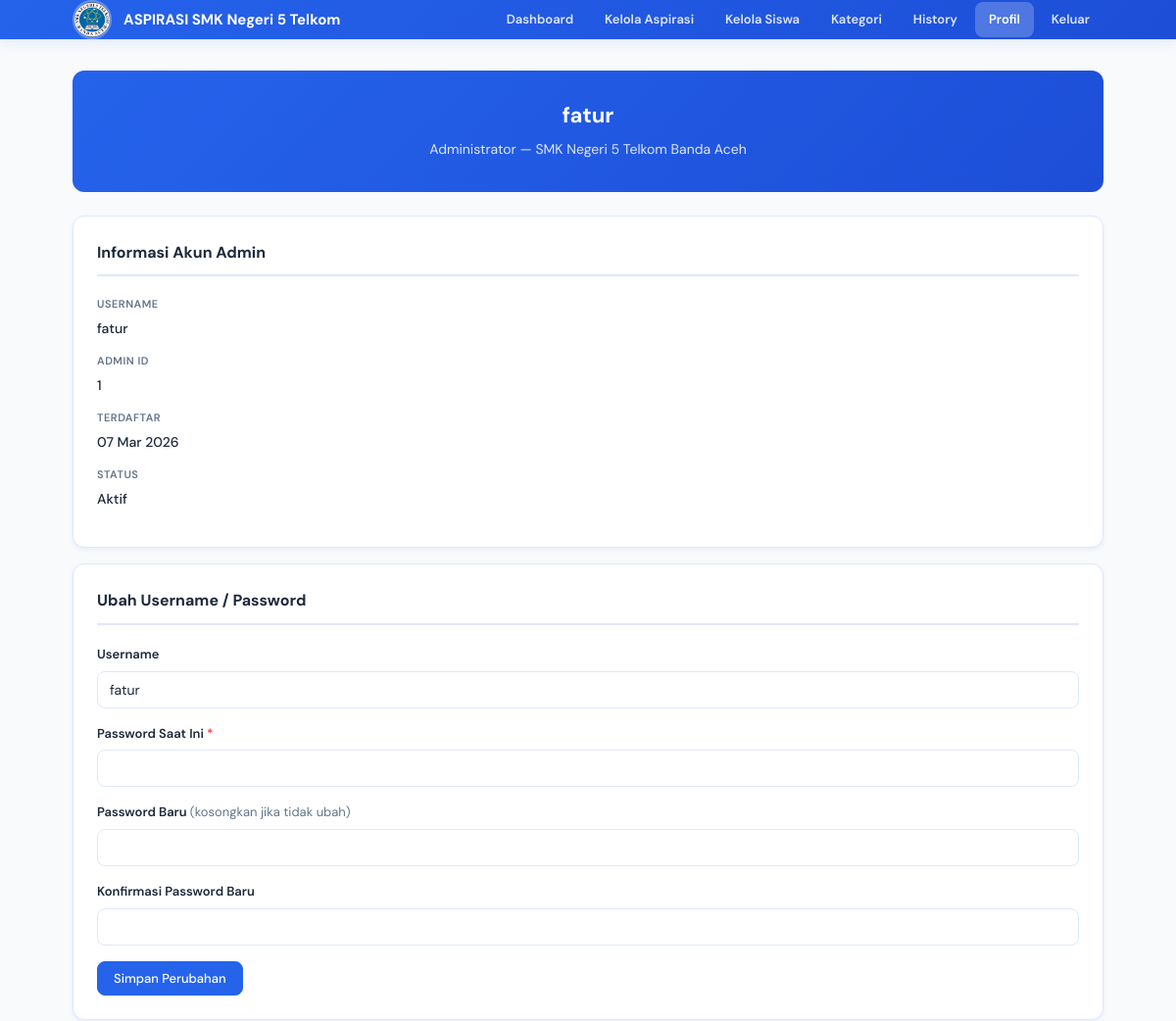
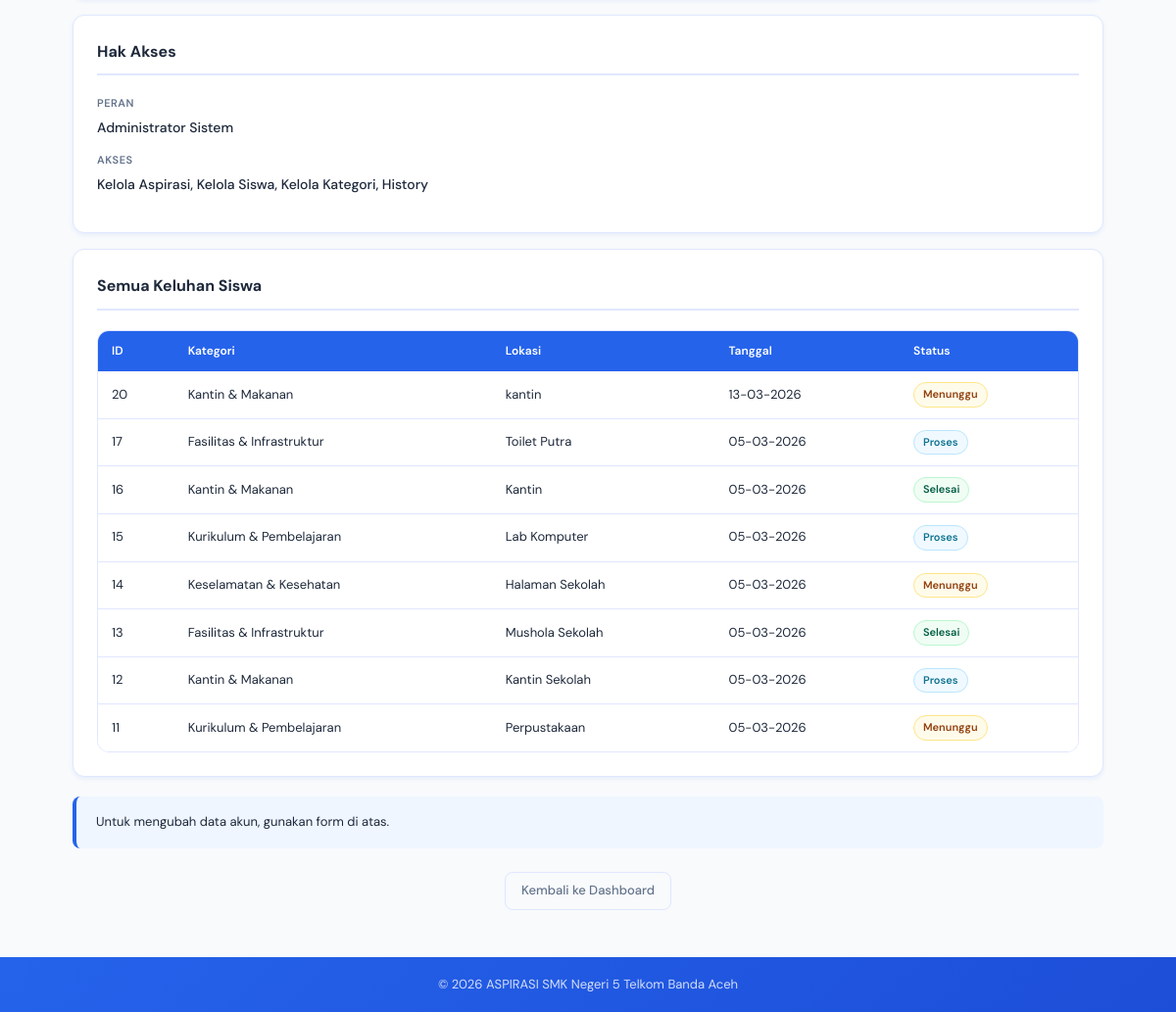
Page /profil.php (signed in) on the committed database (2 pictures, top to bottom).
### tables this page shows
CREATE TABLE `input_aspirasi` (
  `id_pelaporan` int(11) NOT NULL,
  `nis` varchar(20) NOT NULL,
  `jurusan` varchar(50) DEFAULT NULL,
  `id_kategori` int(11) NOT NULL,
  `lokasi` varchar(200) NOT NULL,
  `ket` longtext NOT NULL,
  `tanggal_input` timestamp NOT NULL DEFAULT current_timestamp(),
  `status` varchar(50) DEFAULT 'menunggu',
  `penyelesaian` longtext DEFAULT NULL
);

CREATE TABLE `tb_kategori` (
  `id_kategori` int(11) NOT NULL,
  `ket_kategori` varchar(100) NOT NULL,
  `created_at` timestamp NOT NULL DEFAULT current_timestamp()
);

CREATE TABLE `tb_aspirasi` (
  `id_aspirasi` int(11) NOT NULL,
  `id_pelaporan` int(11) NOT NULL,
  `status` varchar(50) DEFAULT 'menunggu',
  `feedback` longtext DEFAULT NULL,
  `created_at` timestamp NOT NULL DEFAULT current_timestamp()
);

### profil.php (the view, shortened to what this page needs)
<?php
include 'db.php';
include 'nav.php';
$is_admin = isset($_SESSION['a_global']) && $_SESSION['status_login'] === true;
$dashboard = $is_admin ? 'dashboard-admin.php' : 'dashboard-siswa.php';
$profile       = null;
$aspirasi_list = [];
if ($is_admin) {
    $admin_id = $_SESSION['a_global']->id_admin ?? 0;
    if ($conn) {
        $stmt = $conn->prepare("SELECT * FROM tb_admin WHERE id_admin=?");
        $stmt->bind_param("i", $admin_id);
        $stmt->execute();
        $profile = $stmt->get_result()->fetch_object();
        $r = $conn->query("SELECT ia.id_pelaporan, ia.nis, ia.lokasi, ia.ket, ia.tanggal_input,
            tk.ket_kategori, ta.status
            FROM input_aspirasi ia
            LEFT JOIN tb_aspirasi ta ON ia.id_pelaporan = ta.id_pelaporan
            LEFT JOIN tb_kategori tk ON ia.id_kategori = tk.id_kategori
            ORDER BY ia.id_pelaporan DESC");
        if ($r) while ($row = $r->fetch_assoc()) $aspirasi_list[] = $row;
    }
}
?>
<div class="section">
    <div class="container">
        <div class="profile-header">
            <h2>
                <?php echo $is_admin
                    ? htmlspecialchars($profile->username)
                    : htmlspecialchars($profile->nama_siswa ?? $profile->nis ?? '-'); ?>
            </h2>
            <p><?php echo $is_admin ? 'Administrator' : 'Siswa'; ?> &mdash; SMK Negeri 5 Telkom Banda Aceh</p>
        </div>
        <?php if ($is_admin): ?>
        <div class="profile-card">
            <h3>Informasi Akun Admin</h3>
            <div class="profile-info"><label>Username</label><p><?php echo htmlspecialchars($profile->username); ?></p></div>
            <div class="profile-info"><label>Admin ID</label><p><?php echo htmlspecialchars($profile->id_admin); ?></p></div>
            <div class="profile-info"><label>Terdaftar</label><p><?php echo isset($profile->created_at) ? date('d M Y', strtotime($profile->created_at)) : '-'; ?></p></div>
            <div class="profile-info"><label>Status</label><p class="text-success-bold">Aktif</p></div>
        </div>
        <div class="profile-card">
            <h3>Ubah Username / Password</h3>
            <form method="POST" action="">
                <div class="form-group">
                    <label for="username">Username</label>
                    <input type="text" id="username" name="username" class="input-control"
                           value="<?php echo htmlspecialchars($profile->username); ?>" required>
                </div>
                <div class="form-group">
                    <label for="current_password">Password Saat Ini <span class="required">*</span></label>
                    <input type="password" id="current_password" name="current_password" class="input-control" required>
                </div>
                <div class="form-group">
                    <label for="new_password">Password Baru <span style="font-weight:400;color:var(--text-muted)">(kosongkan jika tidak ubah)</span></label>
                    <input type="password" id="new_password" name="new_password" class="input-control">
                </div>
                <div class="form-group">
                    <label for="confirm_password">Konfirmasi Password Baru</label>
                    <input type="password" id="confirm_password" name="confirm_password" class="input-control">
                </div>
                <button type="submit" name="update_account" class="btn btn-primary">Simpan Perubahan</button>
            </form>
        </div>
        <div class="profile-card">
            <h3>Hak Akses</h3>
            <div class="profile-info"><label>Peran</label><p>Administrator Sistem</p></div>
            <div class="profile-info"><label>Akses</label><p>Kelola Aspirasi, Kelola Siswa, Kelola Kategori, History</p></div>
        </div>
        <?php endif; ?>
        <?php if (!empty($aspirasi_list)): ?>
        <div class="profile-card">
            <h3><?php echo $is_admin ? 'Semua Keluhan Siswa' : 'Riwayat Aspirasi Anda'; ?></h3>
            <div class="table-wrap">
                <table class="data-table">
                    <thead>
                        <tr>
                            <th>ID</th>
                            <th>Kategori</th>
                            <th>Lokasi</th>
                            <th>Tanggal</th>
                            <th>Status</th>
                        </tr>
                    </thead>
                    <tbody>
                        <?php foreach ($aspirasi_list as $asp):
                            $st = $asp['status'] ?? 'Menunggu';
                            $bc = $st === 'Selesai' ? 'badge-selesai' : ($st === 'Proses' ? 'badge-proses' : 'badge-menunggu');
                        ?>
                        <tr>
                            <td><?php echo $asp['id_pelaporan']; ?></td>
                            <td><?php echo htmlspecialchars($asp['ket_kategori'] ?? '-'); ?></td>
                            <td><?php echo htmlspecialchars($asp['lokasi']); ?></td>
                            <td><?php echo $asp['tanggal_input'] ? date('d-m-Y', strtotime($asp['tanggal_input'])) : '-'; ?></td>
                            <td><span class="badge <?php echo $bc; ?>"><?php echo htmlspecialchars($st); ?></span></td>
                        </tr>
                        <?php endforeach; ?>
                    </tbody>
                </table>
            </div>
        </div>
        <?php endif; ?>
        <div class="info-box mt-20">
            <p><?php echo $is_admin
                ? 'Untuk mengubah data akun, gunakan form di atas.'
                : 'Jika ada data yang tidak sesuai, silakan hubungi admin sekolah.'; ?>
            </p>
        </div>
        <div class="mt-24 text-center">
            <a href="<?php echo $dashboard; ?>" class="btn btn-secondary">Kembali ke Dashboard</a>
        </div>
    </div>
</div>

### rows in the picture
input_aspirasi: id_pelaporan "20", id_kategori.ket_kategori "Kantin & Makanan", lokasi "kantin", tanggal_input "13-03-2026", st "Menunggu"
input_aspirasi: id_pelaporan "17", id_kategori.ket_kategori "Fasilitas & Infrastruktur", lokasi "Toilet Putra", tanggal_input "05-03-2026", tb_aspirasi.status "Proses"
input_aspirasi: id_pelaporan "16", id_kategori.ket_kategori "Kantin & Makanan", lokasi "Kantin", tanggal_input "05-03-2026", tb_aspirasi.status "Selesai"
input_aspirasi: id_pelaporan "15", id_kategori.ket_kategori "Kurikulum & Pembelajaran", lokasi "Lab Komputer", tanggal_input "05-03-2026", tb_aspirasi.status "Proses"
input_aspirasi: id_pelaporan "14", id_kategori.ket_kategori "Keselamatan & Kesehatan", lokasi "Halaman Sekolah", tanggal_input "05-03-2026", tb_aspirasi.status "Menunggu"
input_aspirasi: id_pelaporan "13", id_kategori.ket_kategori "Fasilitas & Infrastruktur", lokasi "Mushola Sekolah", tanggal_input "05-03-2026", tb_aspirasi.status "Selesai"
input_aspirasi: id_pelaporan "12", id_kategori.ket_kategori "Kantin & Makanan", lokasi "Kantin Sekolah", tanggal_input "05-03-2026", tb_aspirasi.status "Proses"
input_aspirasi: id_pelaporan "11", id_kategori.ket_kategori "Kurikulum & Pembelajaran", lokasi "Perpustakaan", tanggal_input "05-03-2026", tb_aspirasi.status "Menunggu"

### other values in the picture
$label "Dashboard"
$label "Kelola Aspirasi"
$label "Kelola Siswa"
$label "Kategori"
$label "History"
$label "Profil"
$profile->username "fatur"
$profile->id_admin "1"
date('d M Y', strtotime($profile->created_at)) "07 Mar 2026"
